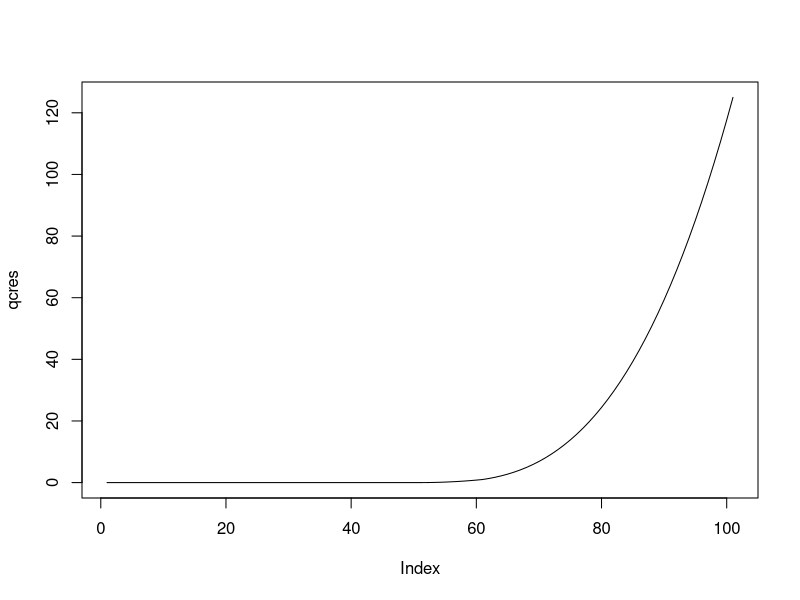
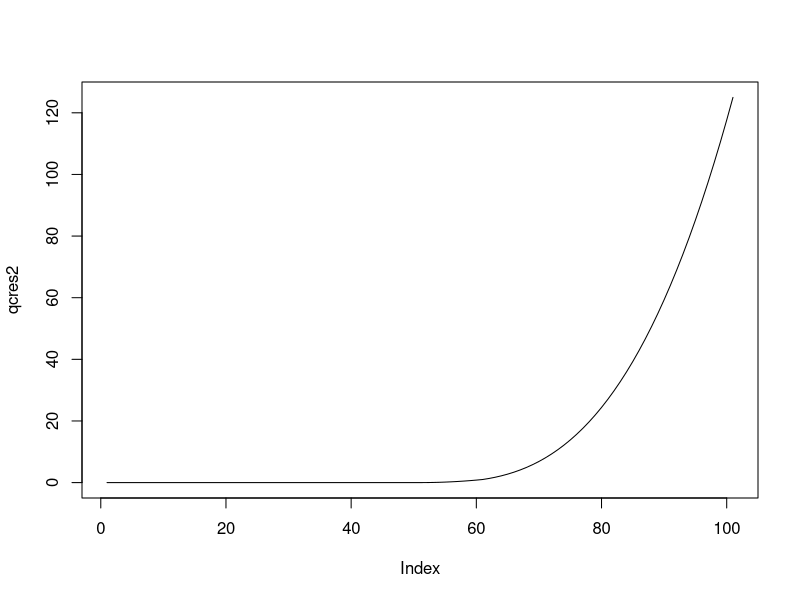

Reproduce these figures in R, in order.
# 1
m <- matrix(1, nrow = 5, ncol = 5)

# 2
m[2:4, 2:4] <- 0
m

# 3
## a
m[2, ]
## b
m[ , 1]
## c
m[3:5, ]
## d
m[, 2:3]
# m[,c(2,3)]

m[c(3,5),]
m[seq(2, 5, by = 2), ]

# 4
m[2,] == m[, 3]

# 5
multab <- matrix(rep(1:9, times = 9) * rep(1:9, each = 9), ncol = 9)

# 6
## a
multab[71]

## b
multab[multab < 10] <- NA
multab

# 7
# sum(multab, na.rm = FALSE)
sum(multab, na.rm = TRUE)
mean(multab, na.rm = TRUE)
median(multab, na.rm = TRUE)

# 8.1
## a
apply(m, 1, sum)
## b
apply(m, 2, sum)

# 8.2
apply(multab, 2, sum, na.rm = TRUE)

# 9
first_list <- list(alphabet = letters,
                   logic = TRUE,
                   multab = multab)
first_list

# 10
## a
first_list[1]
first_list[[1]]

## b
first_list["multab"]
class(first_list["multab"])

## c
first_list$multab

class(first_list$multab)

## d
first_list$logic

# 11
## a
first_list$alphabet[1:5]

## b
first_list$multab[, 8:9]

## c
first_list$logic[3]


# 12
## a
mul <- function(x, y) {
  x * y
}

mul(2, 3)
mul(-4, -8)

## b
sqrtn <- function(x, n) {
  return(x ^ (1/n))
}

sqrtn(4, 2)
sqrtn(27, 3)
sqrtn(30, -5)
sqrtn(-2, 2)

# 13

sqrtn <- function(x, n) {
  if (x < 0) x <- as.complex(x)
  return(x ^ (1/n))
}

sqrtn(4, 2)
sqrtn(-2, 2)

# 14
sqrtn <- function(x, n, complex = FALSE) {
  if (x < 0 & complex) x <- as.complex(x)
  return(x ^ (1/n))
}

sqrtn(4, 2)
sqrtn(-2, 2)
sqrtn(-2, 2, complex = TRUE)

# 15

quad_cube <- function(x) {
  result <- numeric(length(x))
  
  for (i in 1:length(x)) {
    if (x[i] < 0) {
      result[i] <- 0
    } else if (x[i] > 1) {
      result[i] <- x[i]^3
    } else {
      result[i] <- x[i]^2
    }
  }
  
  return(result)
}

qcres <- quad_cube(seq(-5, 5, by = .1))

plot(qcres, type = "l")


# 16

mat_decs <- function(m) {
  sums <- apply(m, 2, sum)
  medians <- apply(m, 2, median)
  means <- apply(m, 2, mean)
  results <- rbind(sums, means, medians)
  rownames(results) <- c('sum', 'mean', 'median')
  return(results)
}

mat_decs(m)

# 17
ttests <- list(test1 = list(t = 1.33,
                            p = 0.1),
               test2 = list(t = 2.306,
                            p = 0.025),
               test3 = list(t = 3.527,
                            p = 0.001))
ttests
ttests[1]
ttests[[1]]

pvals <- numeric()
for(i in 1:length(ttests)) {
  pvals[i] <- ttests[[i]]$p
}
pvals


# 18
quad_cube2 <- function(x) {
  if (x < 0) return(0)
  else if (x > 1) return(x^3)
  else return(x^2)
}

vec <- seq(-5, 5, by = .1)

qcres2 <- unlist(Map(quad_cube2, vec))
plot(qcres2, type = "l")


# 19
(1:5)^2
unlist(Map(function(x) x^2, 1:5))

# 20
pvals <- unlist(Map(function(x) x$p, ttests))
pvals["test2"]

c(value1 = 3, value2 = 6, value3 = 4)


# 1
set.seed(123)
matrix(rnorm(5 * 30, mean = 10, sd = 20), ncol = 5)

set.seed(123)
matrix(rnorm(5 * 30, mean = 10, sd = 20), ncol = 5, byrow = TRUE)
